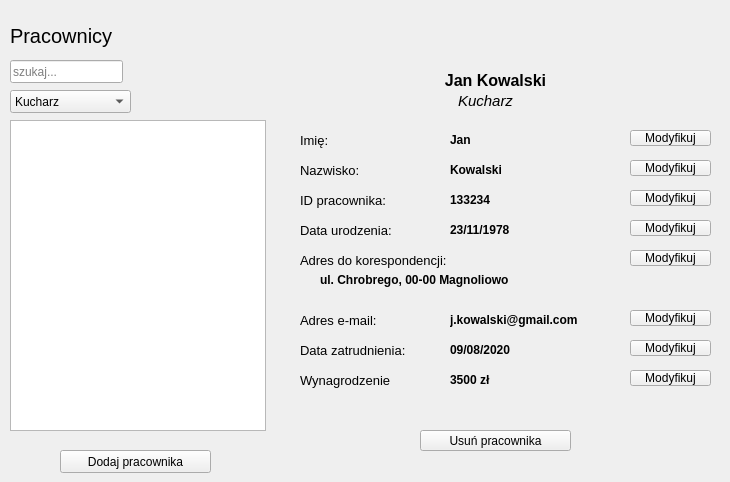
      <widget class="QWidget" name="page_5">
       <widget class="QLabel" name="label_10">
        <property name="geometry">
         <rect>
          <x>10</x>
          <y>20</y>
          <width>441</width>
          <height>31</height>
         </rect>
        </property>
        <property name="font">
         <font>
          <pointsize>15</pointsize>
          <weight>50</weight>
          <bold>false</bold>
         </font>
        </property>
        <property name="text">
         <string>Pracownicy</string>
        </property>
       </widget>
       <widget class="QLineEdit" name="lineEdit_2">
        <property name="geometry">
         <rect>
          <x>10</x>
          <y>60</y>
          <width>113</width>
          <height>23</height>
         </rect>
        </property>
        <property name="inputMask">
         <string/>
        </property>
        <property name="text">
         <string/>
        </property>
        <property name="placeholderText">
         <string>szukaj...</string>
        </property>
       </widget>
       <widget class="QPushButton" name="addEmployee">
        <property name="geometry">
         <rect>
          <x>60</x>
          <y>450</y>
          <width>151</width>
          <height>23</height>
         </rect>
        </property>
        <property name="text">
         <string>Dodaj pracownika</string>
        </property>
       </widget>
       <widget class="QStackedWidget" name="employeeStack">
        <property name="geometry">
         <rect>
          <x>280</x>
          <y>40</y>
          <width>441</width>
          <height>431</height>
         </rect>
        </property>
        <property name="currentIndex">
         <number>0</number>
        </property>
        <widget class="QWidget" name="page_10">
         <widget class="QLabel" name="titleName">
          <property name="geometry">
           <rect>
            <x>120</x>
            <y>30</y>
            <width>191</width>
            <height>21</height>
           </rect>
          </property>
          <property name="font">
           <font>
            <pointsize>12</pointsize>
            <weight>75</weight>
            <bold>true</bold>
           </font>
          </property>
          <property name="text">
           <string>Jan Kowalski</string>
          </property>
          <property name="alignment">
           <set>Qt::AlignCenter</set>
          </property>
         </widget>
         <widget class="QLabel" name="label_17">
          <property name="geometry">
           <rect>
            <x>20</x>
            <y>150</y>
            <width>131</width>
            <height>21</height>
           </rect>
          </property>
          <property name="font">
           <font>
            <pointsize>10</pointsize>
            <weight>50</weight>
            <bold>false</bold>
           </font>
          </property>
          <property name="text">
           <string>ID pracownika:</string>
          </property>
          <property name="alignment">
           <set>Qt::AlignLeading|Qt::AlignLeft|Qt::AlignVCenter</set>
          </property>
         </widget>
         <widget class="QLabel" name="label_18">
          <property name="geometry">
           <rect>
            <x>20</x>
            <y>90</y>
            <width>71</width>
            <height>21</height>
           </rect>
          </property>
          <property name="font">
           <font>
            <pointsize>10</pointsize>
            <weight>50</weight>
            <bold>false</bold>
           </font>
          </property>
          <property name="text">
           <string>Imię:</string>
          </property>
          <property name="alignment">
           <set>Qt::AlignLeading|Qt::AlignLeft|Qt::AlignVCenter</set>
          </property>
         </widget>
         <widget class="QLabel" name="label_19">
          <property name="geometry">
           <rect>
            <x>20</x>
            <y>120</y>
            <width>111</width>
            <height>21</height>
           </rect>
          </property>
          <property name="font">
           <font>
            <pointsize>10</pointsize>
            <weight>50</weight>
            <bold>false</bold>
           </font>
          </property>
          <property name="text">
           <string>Nazwisko:</string>
          </property>
          <property name="alignment">
           <set>Qt::AlignLeading|Qt::AlignLeft|Qt::AlignVCenter</set>
          </property>
         </widget>
         <widget class="QLabel" name="label_20">
          <property name="geometry">
           <rect>
            <x>20</x>
            <y>180</y>
            <width>141</width>
            <height>21</height>
           </rect>
          </property>
          <property name="font">
           <font>
            <pointsize>10</pointsize>
            <weight>50</weight>
            <bold>false</bold>
           </font>
          </property>
          <property name="text">
           <string>Data urodzenia:</string>
          </property>
          <property name="alignment">
           <set>Qt::AlignLeading|Qt::AlignLeft|Qt::AlignVCenter</set>
          </property>
         </widget>
         <widget class="QLabel" name="label_21">
          <property name="geometry">
           <rect>
            <x>20</x>
            <y>210</y>
            <width>221</width>
            <height>21</height>
           </rect>
          </property>
          <property name="font">
           <font>
            <pointsize>10</pointsize>
            <weight>50</weight>
            <bold>false</bold>
           </font>
          </property>
          <property name="text">
           <string>Adres do korespondencji:</string>
          </property>
          <property name="alignment">
           <set>Qt::AlignLeading|Qt::AlignLeft|Qt::AlignVCenter</set>
          </property>
         </widget>
         <widget class="QLabel" name="label_22">
          <property name="geometry">
           <rect>
            <x>20</x>
            <y>270</y>
            <width>121</width>
            <height>21</height>
           </rect>
          </property>
          <property name="font">
           <font>
            <pointsize>10</pointsize>
            <weight>50</weight>
            <bold>false</bold>
           </font>
          </property>
          <property name="text">
           <string>Adres e-mail:</string>
          </property>
          <property name="alignment">
           <set>Qt::AlignLeading|Qt::AlignLeft|Qt::AlignVCenter</set>
          </property>
         </widget>
         <widget class="QLabel" name="label_23">
          <property name="geometry">
           <rect>
            <x>20</x>
            <y>300</y>
            <width>181</width>
            <height>21</height>
           </rect>
          </property>
          <property name="font">
           <font>
            <pointsize>10</pointsize>
            <weight>50</weight>
            <bold>false</bold>
           </font>
          </property>
          <property name="text">
           <string>Data zatrudnienia: </string>
          </property>
          <property name="alignment">
           <set>Qt::AlignLeading|Qt::AlignLeft|Qt::AlignVCenter</set>
          </property>
         </widget>
         <widget class="QLabel" name="label_25">
          <property name="geometry">
           <rect>
            <x>110</x>
            <y>50</y>
            <width>191</width>
            <height>21</height>
           </rect>
          </property>
          <property name="font">
           <font>
            <pointsize>11</pointsize>
            <weight>50</weight>
            <italic>true</italic>
            <bold>false</bold>
           </font>
          </property>
          <property name="text">
           <string>Kucharz</string>
          </property>
          <property name="alignment">
           <set>Qt::AlignCenter</set>
          </property>
         </widget>
         <widget class="QLabel" name="label_24">
          <property name="geometry">
           <rect>
            <x>20</x>
            <y>330</y>
            <width>171</width>
            <height>21</height>
           </rect>
          </property>
          <property name="font">
           <font>
            <pointsize>10</pointsize>
            <weight>50</weight>
            <bold>false</bold>
           </font>
          </property>
          <property name="text">
           <string>Wynagrodzenie</string>
          </property>
          <property name="alignment">
           <set>Qt::AlignLeading|Qt::AlignLeft|Qt::AlignVCenter</set>
          </property>
         </widget>
         <widget class="QPushButton" name="pushButton_12">
          <property name="geometry">
           <rect>
            <x>350</x>
            <y>90</y>
            <width>81</width>
            <height>16</height>
           </rect>
          </property>
          <property name="text">
           <string>Modyfikuj</string>
          </property>
         </widget>
         <widget class="QPushButton" name="pushButton_13">
          <property name="geometry">
           <rect>
            <x>350</x>
            <y>120</y>
            <width>81</width>
            <height>16</height>
           </rect>
          </property>
          <property name="text">
           <string>Modyfikuj</string>
          </property>
         </widget>
         <widget class="QPushButton" name="pushButton_14">
          <property name="geometry">
           <rect>
            <x>350</x>
            <y>150</y>
            <width>81</width>
            <height>16</height>
           </rect>
          </property>
          <property name="text">
           <string>Modyfikuj</string>
          </property>
         </widget>
         <widget class="QPushButton" name="pushButton_15">
          <property name="geometry">
           <rect>
            <x>350</x>
            <y>180</y>
            <width>81</width>
            <height>16</height>
           </rect>
          </property>
          <property name="text">
           <string>Modyfikuj</string>
          </property>
         </widget>
         <widget class="QPushButton" name="pushButton_16">
          <property name="geometry">
           <rect>
            <x>350</x>
            <y>210</y>
            <width>81</width>
            <height>16</height>
           </rect>
          </property>
          <property name="text">
           <string>Modyfikuj</string>
          </property>
         </widget>
         <widget class="QPushButton" name="pushButton_17">
          <property name="geometry">
           <rect>
            <x>350</x>
            <y>270</y>
            <width>81</width>
            <height>16</height>
           </rect>
          </property>
          <property name="text">
           <string>Modyfikuj</string>
          </property>
         </widget>
         <widget class="QPushButton" name="pushButton_18">
          <property name="geometry">
           <rect>
            <x>350</x>
            <y>300</y>
            <width>81</width>
            <height>16</height>
           </rect>
          </property>
          <property name="text">
           <string>Modyfikuj</string>
          </property>
         </widget>
         <widget class="QPushButton" name="pushButton_19">
          <property name="geometry">
           <rect>
            <x>350</x>
            <y>330</y>
            <width>81</width>
            <height>16</height>
           </rect>
          </property>
          <property name="text">
           <string>Modyfikuj</string>
          </property>
         </widget>
         <widget class="QLabel" name="name">
          <property name="geometry">
           <rect>
            <x>170</x>
            <y>90</y>
            <width>141</width>
            <height>20</height>
           </rect>
          </property>
          <property name="font">
           <font>
            <weight>75</weight>
            <bold>true</bold>
           </font>
          </property>
          <property name="text">
           <string>Jan</string>
          </property>
         </widget>
         <widget class="QLabel" name="surname">
          <property name="geometry">
           <rect>
            <x>170</x>
            <y>120</y>
            <width>141</width>
            <height>20</height>
           </rect>
          </property>
          <property name="font">
           <font>
            <weight>75</weight>
            <bold>true</bold>
           </font>
          </property>
          <property name="text">
           <string>Kowalski</string>
          </property>
         </widget>
         <widget class="QLabel" name="id">
          <property name="geometry">
           <rect>
            <x>170</x>
            <y>150</y>
            <width>141</width>
            <height>20</height>
           </rect>
          </property>
          <property name="font">
           <font>
            <weight>75</weight>
            <bold>true</bold>
           </font>
          </property>
          <property name="text">
           <string>133234</string>
          </property>
         </widget>
         <widget class="QLabel" name="birthDate">
          <property name="geometry">
           <rect>
            <x>170</x>
            <y>180</y>
            <width>141</width>
            <height>20</height>
           </rect>
          </property>
          <property name="font">
           <font>
            <weight>75</weight>
            <bold>true</bold>
           </font>
          </property>
          <property name="text">
           <string>23/11/1978</string>
          </property>
         </widget>
         <widget class="QLabel" name="email">
          <property name="geometry">
           <rect>
            <x>170</x>
            <y>270</y>
            <width>171</width>
            <height>20</height>
           </rect>
          </property>
          <property name="font">
           <font>
            <weight>75</weight>
            <bold>true</bold>
           </font>
          </property>
          <property name="text">
           <string>j.kowalski@gmail.com</string>
          </property>
         </widget>
         <widget class="QLabel" name="employeeDate">
          <property name="geometry">
           <rect>
            <x>170</x>
            <y>300</y>
            <width>141</width>
            <height>20</height>
           </rect>
          </property>
          <property name="font">
           <font>
            <weight>75</weight>
            <bold>true</bold>
           </font>
          </property>
          <property name="text">
           <string>09/08/2020</string>
          </property>
         </widget>
         <widget class="QLabel" name="salary">
          <property name="geometry">
           <rect>
            <x>170</x>
            <y>330</y>
            <width>141</width>
            <height>20</height>
           </rect>
          </property>
          <property name="font">
           <font>
            <weight>75</weight>
            <bold>true</bold>
           </font>
          </property>
          <property name="text">
           <string>3500 zł</string>
          </property>
         </widget>
         <widget class="QLabel" name="address">
          <property name="geometry">
           <rect>
            <x>40</x>
            <y>230</y>
            <width>241</width>
            <height>20</height>
           </rect>
          </property>
          <property name="font">
           <font>
            <pointsize>9</pointsize>
            <weight>75</weight>
            <bold>true</bold>
           </font>
          </property>
          <property name="text">
           <string>ul. Chrobrego, 00-00 Magnoliowo</string>
          </property>
         </widget>
         <widget class="QPushButton" name="removeEmployee">
          <property name="geometry">
           <rect>
            <x>140</x>
            <y>390</y>
            <width>151</width>
            <height>21</height>
           </rect>
          </property>
          <property name="text">
           <string>Usuń pracownika</string>
          </property>
         </widget>
        </widget>
        <widget class="QWidget" name="page_11"/>
       </widget>
       <widget class="QComboBox" name="comboBox">
        <property name="geometry">
         <rect>
          <x>10</x>
          <y>90</y>
          <width>121</width>
          <height>23</height>
         </rect>
        </property>
        <item>
         <property name="text">
          <string>Kucharz</string>
         </property>
        </item>
        <item>
         <property name="text">
          <string>Kelner</string>
         </property>
        </item>
       </widget>
       <widget class="QListWidget" name="employeeList">
        <property name="geometry">
         <rect>
          <x>10</x>
          <y>120</y>
          <width>256</width>
          <height>311</height>
         </rect>
        </property>
       </widget>
      </widget>
